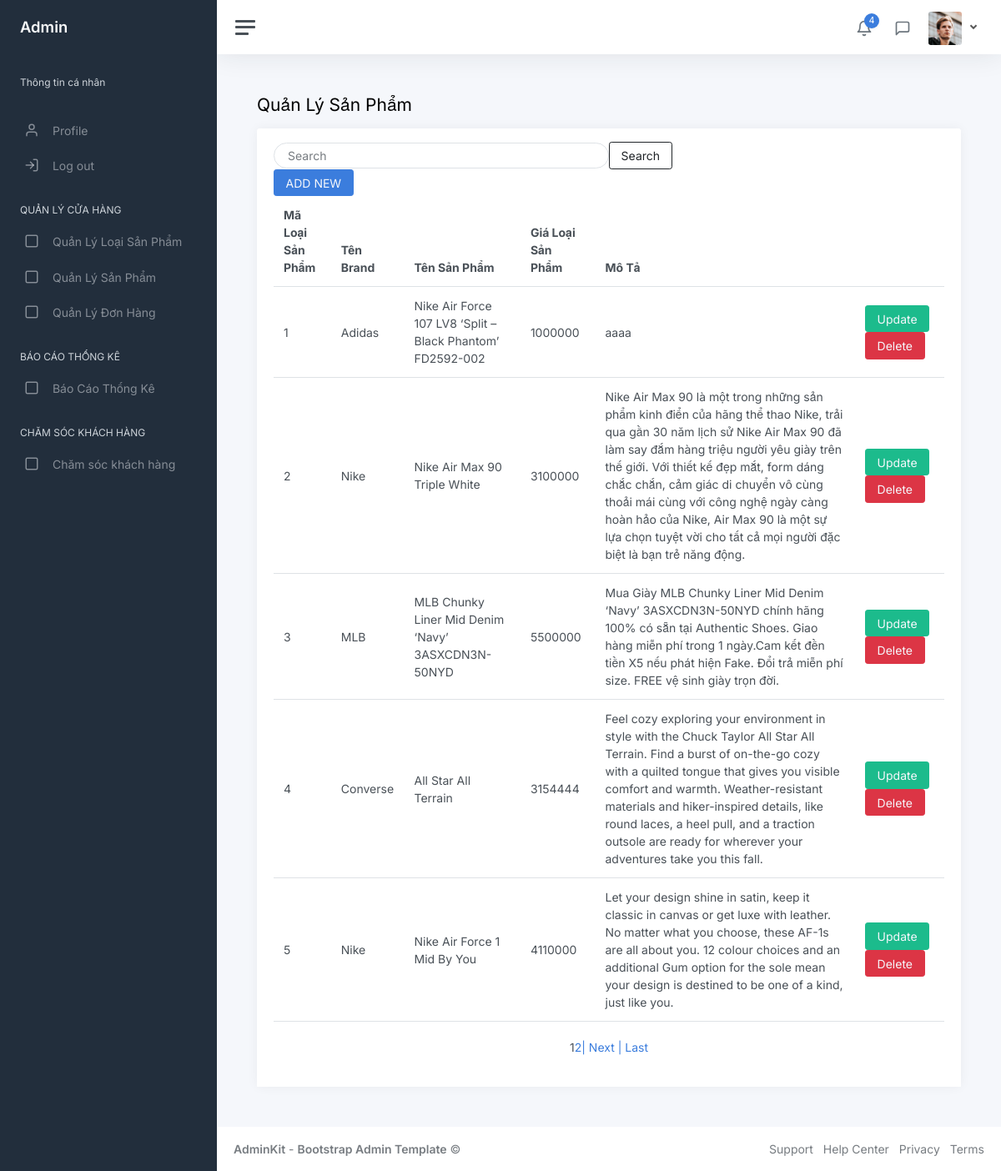
The app's page /QLLoaiSanPham.php with its own data.
### tables this page shows
CREATE TABLE `loaisanpham` (
  `MaLoaiSP` int(11) NOT NULL,
  `MaBrand` int(11) NOT NULL,
  `TenLoaiSP` varchar(200) NOT NULL,
  `GiaLoaiSP` double NOT NULL,
  `MoTa` varchar(500) NOT NULL
);

CREATE TABLE `brand` (
  `MaBrand` int(11) NOT NULL,
  `TenBrand` varchar(100) NOT NULL
);

### QLLoaiSanPham.php (the view, shortened to what this page needs)
<!DOCTYPE html>
<html lang="en">
<head>
	<link href="css/app.css" rel="stylesheet">
</head>
<?php
include("Pager.php");
include('Connect.php');
$sql1 = "SELECT *
	FROM LoaiSanPham
	INNER JOIN Brand ON Brand.MaBrand = LoaiSanPham.MaBrand";
$sanpham1 = $pdo->query($sql1);
$sta = $pdo->prepare($sql1);
$sta->execute();
if ($sta->rowCount() > 0) {
	$sanpham1 = $sta->fetchAll(PDO::FETCH_OBJ);
}
$p = new Pager();
$limit = 5;
$count = count($sanpham1);
$vt = $p->findStart($limit);
$pages = $p->findPages($count, $limit);
$cur = $_GET["page"];
$phantrang = $p->pageList($cur, $pages);
$sql1 = "SELECT *
	FROM LoaiSanPham
	INNER JOIN Brand ON Brand.MaBrand = LoaiSanPham.MaBrand limit $vt, $limit";
$searchQuery = isset($_GET['Search']) ? $_GET['Search'] : '';
$sql2 = "SELECT *
	FROM LoaiSanPham
	INNER JOIN Brand ON Brand.MaBrand = LoaiSanPham.MaBrand
        WHERE LoaiSanPham.TenLoaiSP LIKE :searchQuery
        LIMIT $vt, $limit";
$sta2 = $pdo->prepare($sql2);
$sta2->bindValue(':searchQuery', '%' . $searchQuery . '%', PDO::PARAM_STR);
$sta2->execute();
$sanpham2 = $sta2->fetchAll(PDO::FETCH_OBJ);
$sta = $pdo->prepare($sql1);
$sta->execute();
$sanpham1 = $sta->fetchAll(PDO::FETCH_OBJ);
?>
<body>
	<div class="wrapper">
		<?php
		include('AdminSideBarMenu.php');
		?>
		<div class="main">
			<?php
			include('AdminNavBarMenu.php');
			?>
			<main class="content">
				<div class="container-fluid p-0">
					<h1 class="h3 mb-3">Quản Lý Sản Phẩm</h1>
					<div class="row">
						<div class="col-12 d-flex">
							<div class="card flex-fill">
								<div class="card-header">
									<form method="get" action="QLSanPham.php" class="d-flex align-items-center">
										<input class="form-control mr-1 w-50 px-3 py-1 rounded-pill" style="background-color: transparent;" type="text" placeholder="Search" aria-label="Search" name="Search">
										<button class="btn btn-outline-dark hover:bg-gray-200 hover:text-gray-800 transition-colors duration-300" style="margin-right:10px;">Search</button>
									</form>
									<h5 class="card-title mb-0">
										<button class="btn btn-primary" type="submit">
											<a class="text-light" href="QLLoaiSanPham_Them.php"> ADD NEW</a>
										</button>
									</h5>
									<table class="table table-hover my-0">
										<thead>
											<tr>
												<th>Mã Loại Sản Phẩm</th>
												<th class="d-none d-xl-table-cell">Tên Brand</th>
												<th class="d-none d-xl-table-cell">Tên Sản Phẩm</th>
												<th class="d-none d-xl-table-cell">Giá Loại Sản Phẩm</th>
												<th class="d-none d-md-table-cell">Mô Tả</th>
												<th class="d-none d-md-table-cell"></th>
											</tr>
										</thead>
										<?php
										if (isset($_GET['Search'])) {
											foreach ($sanpham2 as $sp) {
										?>
												<tbody>
													<tr>
														<td><?php echo $sp->MaLoaiSP ?></td>
														<td class="d-none d-xl-table-cell"><?php echo $sp->TenBrand ?></td>
														<td class="d-none d-xl-table-cell"><?php echo $sp->TenLoaiSP ?></td>
														<td class="d-none d-xl-table-cell"><?php echo $sp->GiaLoaiSP ?></td>
														<td class="d-none d-xl-table-cell"><?php echo $sp->MoTa ?></td>
														<td>
															<button class="btn btn-success" type="submit"> <a class="text-light" href="QLLoaiSanPham_Sua.php?msp=<?php echo $sp->MaLoaiSP; ?>">Update</a></button>
															<button class="btn btn-danger" type="submit"><a class="text-light" href="QLLoaiSanPham_Xoa.php?msp=<?php echo $sp->MaLoaiSP; ?>">Delete</a></button>
														</td>
													</tr>
												</tbody>
											<?php
											}
										} else {
											foreach ($sanpham1 as $sp) {
											?>
												<tbody>
													<tr>
														<td><?php echo $sp->MaLoaiSP ?></td>
														<td class="d-none d-xl-table-cell"><?php echo $sp->TenBrand ?></td>
														<td class="d-none d-xl-table-cell"><?php echo $sp->TenLoaiSP ?></td>
														<td class="d-none d-xl-table-cell"><?php echo $sp->GiaLoaiSP ?></td>
														<td class="d-none d-xl-table-cell"><?php echo $sp->MoTa ?></td>
														<td>
															<button class="btn btn-success" type="submit"> <a class="text-light" href="QLLoaiSanPham_Sua.php?msp=<?php echo $sp->MaLoaiSP; ?>">Update</a></button>
															<button class="btn btn-danger" type="submit"><a class="text-light" href="QLLoaiSanPham_Xoa.php?msp=<?php echo $sp->MaLoaiSP; ?>">Delete</a></button>
														</td>
													</tr>
												</tbody>
										<?php
											}
										}
										?>
									</table>
									<div style="margin:20px; text-align: center;"><?php echo $phantrang; ?></div>
								</div>
							</div>
						</div>
					</div>
			</main>
			<footer class="footer">
				<div class="container-fluid">
					<div class="row text-muted">
						<div class="col-6 text-start">
							<p class="mb-0">
								<a class="text-muted" href="https://adminkit.io/" target="_blank"><strong>AdminKit</strong></a> - <a class="text-muted" href="https://adminkit.io/" target="_blank"><strong>Bootstrap Admin Template</strong></a> &copy;
							</p>
						</div>
						<div class="col-6 text-end">
							<ul class="list-inline">
								<li class="list-inline-item">
									<a class="text-muted" href="https://adminkit.io/" target="_blank">Support</a>
								</li>
								<li class="list-inline-item">
									<a class="text-muted" href="https://adminkit.io/" target="_blank">Help Center</a>
								</li>
								<li class="list-inline-item">
									<a class="text-muted" href="https://adminkit.io/" target="_blank">Privacy</a>
								</li>
								<li class="list-inline-item">
									<a class="text-muted" href="https://adminkit.io/" target="_blank">Terms</a>
								</li>
							</ul>
						</div>
					</div>
				</div>
			</footer>
		</div>
	</div>
</body>
</html>

### records on screen
loaisanpham: MaLoaiSP "1", MaBrand.TenBrand "Adidas", TenLoaiSP "Nike Air Force 107 LV8 ‘Split – Black Phantom’ FD2592-002", GiaLoaiSP "1000000", MoTa "aaaa"
loaisanpham: MaLoaiSP "2", MaBrand.TenBrand "Nike", TenLoaiSP "Nike Air Max 90 Triple White", GiaLoaiSP "3100000", MoTa "Nike Air Max 90 là một trong những sản phẩm kinh điển của hãng thể thao Nike, trải qua gần 30 năm lịch sử Nike Air Max 90 đã làm say đắm hàng triệu người yêu giày trên thế giới. Với thiết kế đẹp mắt, form dáng chắc chắn, cảm giác di chuyển vô cùng thoải mái cùng với công nghệ ngày càng hoàn hảo của Nike, Air Max 90 là một sự lựa chọn tuyệt vời cho tất cả mọi người đặc biệt là bạn trẻ năng động."
loaisanpham: MaLoaiSP "3", MaBrand.TenBrand "MLB", TenLoaiSP "MLB Chunky Liner Mid Denim ‘Navy’ 3ASXCDN3N-50NYD", GiaLoaiSP "5500000", MoTa "Mua Giày MLB Chunky Liner Mid Denim ‘Navy’ 3ASXCDN3N-50NYD chính hãng 100% có sẵn tại Authentic Shoes. Giao hàng miễn phí trong 1 ngày.Cam kết đền tiền X5 nếu phát hiện Fake. Đổi trả miễn phí size. FREE vệ sinh giày trọn đời."
loaisanpham: MaLoaiSP "4", MaBrand.TenBrand "Converse", TenLoaiSP "All Star All Terrain", GiaLoaiSP "3154444", MoTa "Feel cozy exploring your environment in style with the Chuck Taylor All Star All Terrain. Find a burst of on-the-go cozy with a quilted tongue that gives you visible comfort and warmth. Weather-resistant materials and hiker-inspired details, like round laces, a heel pull, and a traction outsole are ready for wherever your adventures take you this fall."
loaisanpham: MaLoaiSP "5", MaBrand.TenBrand "Nike", TenLoaiSP "Nike Air Force 1 Mid By You", GiaLoaiSP "4110000", MoTa "Let your design shine in satin, keep it classic in canvas or get luxe with leather. No matter what you choose, these AF-1s are all about you. 12 colour choices and an additional Gum option for the sole mean your design is destined to be one of a kind, just like you."
